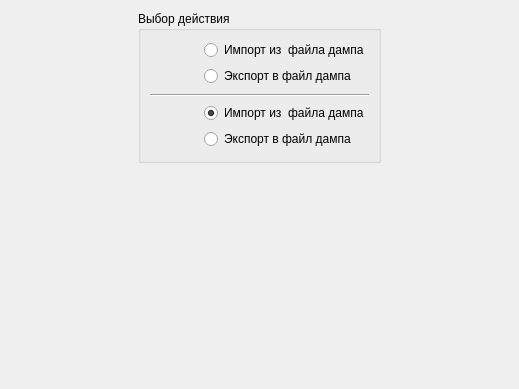
<?xml version="1.0" encoding="UTF-8"?>
<ui version="4.0">
 <class>SelectActionPage</class>
 <widget class="QWizardPage" name="SelectActionPage">
  <property name="geometry">
   <rect>
    <x>0</x>
    <y>0</y>
    <width>519</width>
    <height>389</height>
   </rect>
  </property>
  <property name="windowTitle">
   <string>WizardPage</string>
  </property>
  <layout class="QVBoxLayout" name="verticalLayout_4">
   <item>
    <layout class="QHBoxLayout" name="horizontalLayout_3">
     <item>
      <spacer name="horizontalSpacer_2">
       <property name="orientation">
        <enum>Qt::Horizontal</enum>
       </property>
       <property name="sizeHint" stdset="0">
        <size>
         <width>108</width>
         <height>20</height>
        </size>
       </property>
      </spacer>
     </item>
     <item>
      <widget class="QGroupBox" name="groupBox">
       <property name="title">
        <string>Выбор действия</string>
       </property>
       <layout class="QVBoxLayout" name="verticalLayout_3">
        <item>
         <layout class="QHBoxLayout" name="horizontalLayout_2">
          <item>
           <widget class="QLabel" name="label">
            <property name="minimumSize">
             <size>
              <width>48</width>
              <height>48</height>
             </size>
            </property>
            <property name="maximumSize">
             <size>
              <width>48</width>
              <height>48</height>
             </size>
            </property>
            <property name="text">
             <string/>
            </property>
            <property name="pixmap">
             <pixmap resource="../FmtLib/res/fmt.qrc">:/dblogo/Oracle.png</pixmap>
            </property>
            <property name="scaledContents">
             <bool>true</bool>
            </property>
           </widget>
          </item>
          <item>
           <layout class="QVBoxLayout" name="verticalLayout_2">
            <item>
             <widget class="QRadioButton" name="oraImport">
              <property name="text">
               <string>Импорт из  файла дампа</string>
              </property>
              <property name="checked">
               <bool>true</bool>
              </property>
             </widget>
            </item>
            <item>
             <widget class="QRadioButton" name="oraExport">
              <property name="text">
               <string>Экспорт в файл дампа</string>
              </property>
             </widget>
            </item>
           </layout>
          </item>
         </layout>
        </item>
        <item>
         <widget class="Line" name="line">
          <property name="orientation">
           <enum>Qt::Horizontal</enum>
          </property>
         </widget>
        </item>
        <item>
         <layout class="QHBoxLayout" name="horizontalLayout">
          <item>
           <widget class="QLabel" name="label_2">
            <property name="minimumSize">
             <size>
              <width>48</width>
              <height>48</height>
             </size>
            </property>
            <property name="maximumSize">
             <size>
              <width>48</width>
              <height>48</height>
             </size>
            </property>
            <property name="text">
             <string/>
            </property>
            <property name="pixmap">
             <pixmap resource="../FmtLib/res/fmt.qrc">:/dblogo/PostgreSQL.png</pixmap>
            </property>
            <property name="scaledContents">
             <bool>true</bool>
            </property>
           </widget>
          </item>
          <item>
           <layout class="QVBoxLayout" name="verticalLayout">
            <item>
             <widget class="QRadioButton" name="pgImport">
              <property name="text">
               <string>Импорт из  файла дампа</string>
              </property>
              <property name="checked">
               <bool>true</bool>
              </property>
             </widget>
            </item>
            <item>
             <widget class="QRadioButton" name="pgExport">
              <property name="text">
               <string>Экспорт в файл дампа</string>
              </property>
             </widget>
            </item>
           </layout>
          </item>
         </layout>
        </item>
       </layout>
      </widget>
     </item>
     <item>
      <spacer name="horizontalSpacer">
       <property name="orientation">
        <enum>Qt::Horizontal</enum>
       </property>
       <property name="sizeHint" stdset="0">
        <size>
         <width>108</width>
         <height>20</height>
        </size>
       </property>
      </spacer>
     </item>
    </layout>
   </item>
   <item>
    <spacer name="verticalSpacer">
     <property name="orientation">
      <enum>Qt::Vertical</enum>
     </property>
     <property name="sizeHint" stdset="0">
      <size>
       <width>20</width>
       <height>198</height>
      </size>
     </property>
    </spacer>
   </item>
  </layout>
 </widget>
 <resources>
  <include location="../FmtLib/res/fmt.qrc"/>
 </resources>
 <connections/>
</ui>
